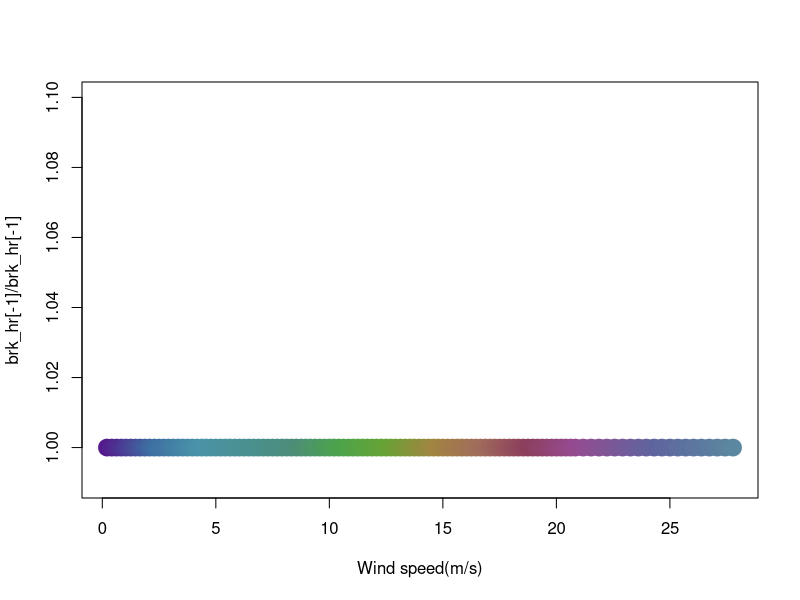
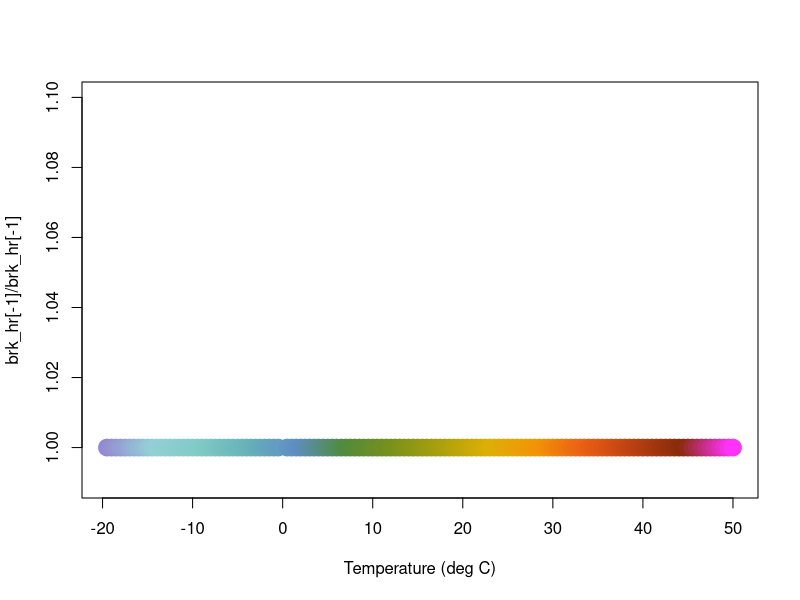
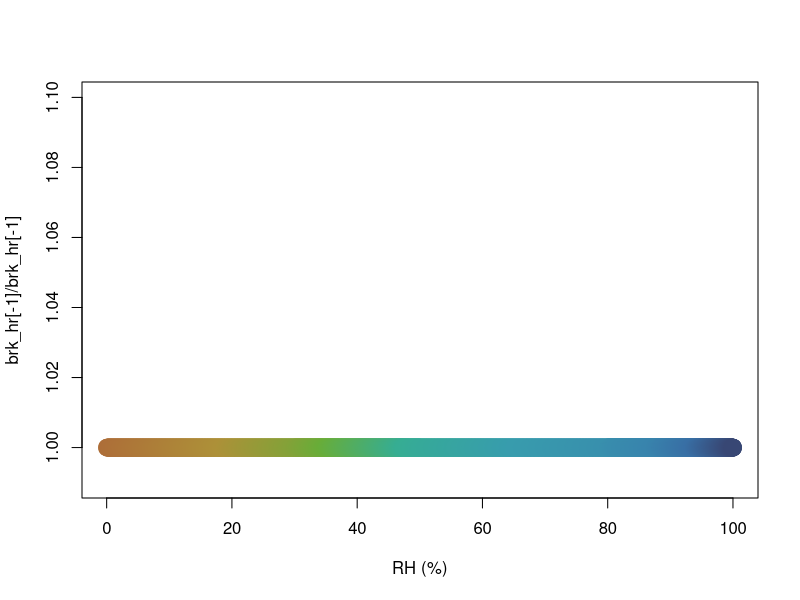

Recreate these plots in R, in order.

setwd("~/Documents/forecast_vassarlabs/data")
# #brk=c(seq(0,40,1),seq(45,100,5),seq(110,250,10))/3.6
# brk=c(seq(0,30,1),seq(32,60,2),seq(63,100,3))/3.6
# # brk=c(seq(0,40,1),seq(,40,1),seq(0,40,1))
# # col=colorRampPalette(c("#FFFFFF", "#4795B1","#F5E75B","#D82928","#921519","darkorchid","beige"))(length(brk)-1) 
# #col=colorRampPalette(c("cornflowerblue","#4795B1", "seagreen","#F5E75B","#D82928","#921519","darkorchid","beige"))(length(brk)-1) 
# 
# #windy
# col=colorRampPalette(c("#6271B7","#6271B7","#6271B7","#6271B7","#3D6EA2","#4A93A9","#4A9193","#4D8D7C","#4CA34C","#67A336","#A18640","#A16D5C","#8C3F5C","#964B90", "#5F649F", "#5B87A0","#5B87A0"))(length(brk)-1) 
# 
# #col=colorRampPalette(c("#4a47e8","#2F2CE0","#007BFF","#1DBEC6","#068556","#039603","#53D304","#E0C900","#C4032D","#dd8444","#795548"))(length(brk)-1) 
# 
# #col=colorRampPalette(c("#5E5777","#5D6095","#4184BB","#665E7F","#59C049","#90CB4D","#CDD83C","#DAC03A","#D99D44","#D7794D","#C94A72","#A43C5C","#903250","#631D1B"))(length(brk)-1) 
# 
# 
# plot(brk*3.6,brk/brk,col=col,type = "p",lwd = 10)
# #"limegreen",
# #bakup col=colorRampPalette(c("#FFFFFF", "#4795B1","lightgreen","#F5E75B","#D82928","#921519","red4","darkorchid","beige"))(length(brk)-1) 
# 
# write.csv(col,file = "col.csv")
# write.csv(brk,file = "brk.csv")
  

#RAIN
#brk=c(0,10,20,35,55,70,100)/3.6 #windy
brk=c(0,15,30,45,60,75,100)/3.6 #windy

brk_hr=c(brk[1])
N=20
for (i in 1:(length(brk)-1)) {
  print(i)
  brk_hr=c(brk_hr,seq(brk[i],brk[(i+1)],(brk[i+1]-brk[i])/N)[-1])
}

#windy
col=colorRampPalette(c("#6271B7","#3D6EA2","#4A93A9","#4A9193","#4D8D7C","#4CA34C","#67A336","#A18640","#A16D5C","#8C3F5C","#964B90", "#5F649F", "#5B87A0"))(length(brk_hr)-1) 

col=colorRampPalette(c("purple4","#3D6EA2","#4A93A9","#4A9193","#4D8D7C","#4CA34C","#67A336","#A18640","#A16D5C","#8C3F5C","#964B90", "#5F649F", "#5B87A0"))(length(brk_hr)-1) 

plot(brk_hr[-1],brk_hr[-1]/brk_hr[-1],col=col,type = "p",lwd = 10,ylim=c(0.99,1.1),xlab = "Wind speed(m/s)")

write.csv(col,file = "col.csv")
write.csv(brk_hr,file = "brk.csv")

#temperature
brk=c(-20,-10,0,10,20,30,40,50) #windy

brk_hr=c(brk[1])
N=20
for (i in 1:(length(brk)-1)) {
  print(i)
  brk_hr=c(brk_hr,seq(brk[i],brk[(i+1)],(brk[i+1]-brk[i])/N)[-1])
}


col=colorRampPalette(c(rgb(149, 137, 211,maxColorValue = 256), 
rgb(150, 209, 216,maxColorValue = 256) ,
rgb(129, 204, 197,maxColorValue = 256) ,
rgb(103, 180, 186,maxColorValue = 256) ,
rgb(95, 143, 197,maxColorValue = 256) ,
rgb(80, 140, 62,maxColorValue = 256),
rgb(121, 146, 28,maxColorValue = 256), 
rgb(171, 161, 14,maxColorValue = 256) ,
rgb(223, 177, 6,maxColorValue = 256) ,
rgb(243, 150, 6,maxColorValue = 256) ,
rgb(236, 95, 21,maxColorValue = 256) ,
rgb(190, 65, 18,maxColorValue = 256) ,
rgb(138, 43, 10,maxColorValue = 256) ,
rgb(255, 51, 249,maxColorValue = 256)))(length(brk_hr)-1) 

#rgb(138, 43, 10,maxColorValue = 256) last backup

plot(brk_hr[-1],brk_hr[-1]/brk_hr[-1],col=col,type = "p",lwd = 10,ylim=c(0.99,1.1),xlab = ("Temperature (deg C)"))

write.csv(col,file = "col_tem.csv")
write.csv(brk_hr,file = "brk_tem.csv")

#RH
brk=c(0,30,50,80,90,100) #windy

brk_hr=c(brk[1])
N=500
for (i in 1:(length(brk)-1)) {
  print(i)
  brk_hr=c(brk_hr,seq(brk[i],brk[(i+1)],(brk[i+1]-brk[i])/N)[-1])
}



col=colorRampPalette(c(rgb(174, 110, 56,maxColorValue = 256),
rgb(174, 146, 56,maxColorValue = 256), 
rgb(105, 174, 56,maxColorValue = 256), 
rgb(54, 175, 148,maxColorValue = 256), 
rgb(56, 158, 174,maxColorValue = 256), 
rgb(56, 142, 174,maxColorValue = 256), 
rgb(56, 133, 174,maxColorValue = 256), 
rgb(56, 111, 166,maxColorValue = 256), 
rgb(56, 71, 116,maxColorValue = 256)))(length(brk_hr)-1) 

plot(brk_hr[-1],brk_hr[-1]/brk_hr[-1],col=col,type = "p",lwd = 10,ylim=c(0.99,1.1),xlab = ("RH (%)"))

write.csv(col,file = "col_rh.csv")
write.csv(brk_hr,file = "brk_rh.csv")


